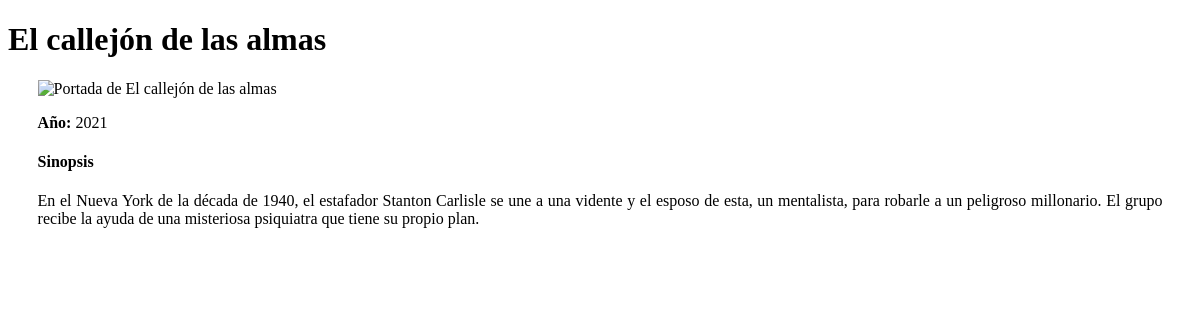
/pelicula/2, run on the app's committed database.
### peliculas/models.py (models this page shows)
class Pelicula(models.Model):
    director = models.ForeignKey('Director', on_delete=models.CASCADE)
    nombre = models.CharField(max_length=25)
    sinopsis = models.TextField()
    duracion = models.PositiveIntegerField()
    imagen = models.URLField()
    anyo = models.PositiveIntegerField()
    def __str__(self):
        return self.nombre

### peliculas/views.py (the view)
# urls.py: path('pelicula/<pk>', views.PeliculaView.as_view(), name='detalle_pelicula'),
class PeliculaView(generic.DetailView):
    template_name = 'peliculas/pelicula.html'
    model = Pelicula

### peliculas/templates/peliculas/pelicula.html (shortened to what this page needs)
{% extends "peliculas/base.html" %}
{% block header-title %}{{ pelicula }}{% endblock %}
{% block content %}
<img class="detalle" src="{{ pelicula.imagen }}" alt="Portada de {{ pelicula }}"><br>
<p><b>Año: </b>{{ pelicula.anyo }}</p>
<h4>Sinopsis</h4>
<p>{{ pelicula.sinopsis | linebreaks }}</p>
{% endblock %}

### peliculas/templates/peliculas/base.html (shortened to what this page needs)
{% load static %}
<!DOCTYPE html>
<html>
<head>
    <link rel="stylesheet" type="text/css" href="{% static 'peliculas/style.css' %}">
</head>
<body>
    <header>
        <h1>{% block header-title %}Directores{% endblock %}</h1>
    </header>
    <main>{% block content %}{% endblock %}</main>
</body>
</html>

### peliculas/static/peliculas/style.css (style rules this page uses)
img { height: 300px; }
img.detalle { height: 250px; }
main { width: 95%; text-align: justify; margin: auto; }

### data on the page
Pelicula: nombre "El callejón de las almas", anyo "2021", sinopsis "En el Nueva York de la década de 1940, el estafador Stanton Carlisle se une a una vidente y el esposo de esta, un mentalista, para robarle a un peligroso millonario. El grupo recibe la ayuda de una misteriosa psiquiatra que tiene su propio plan."
